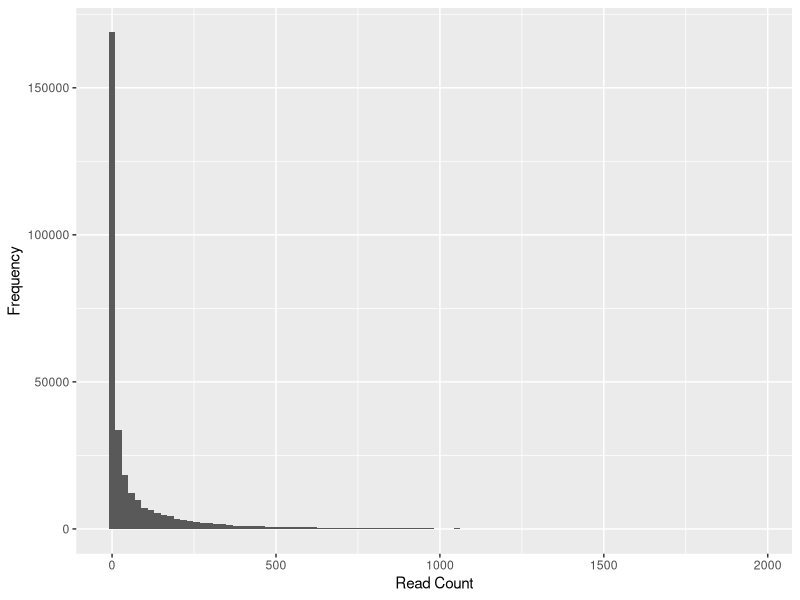
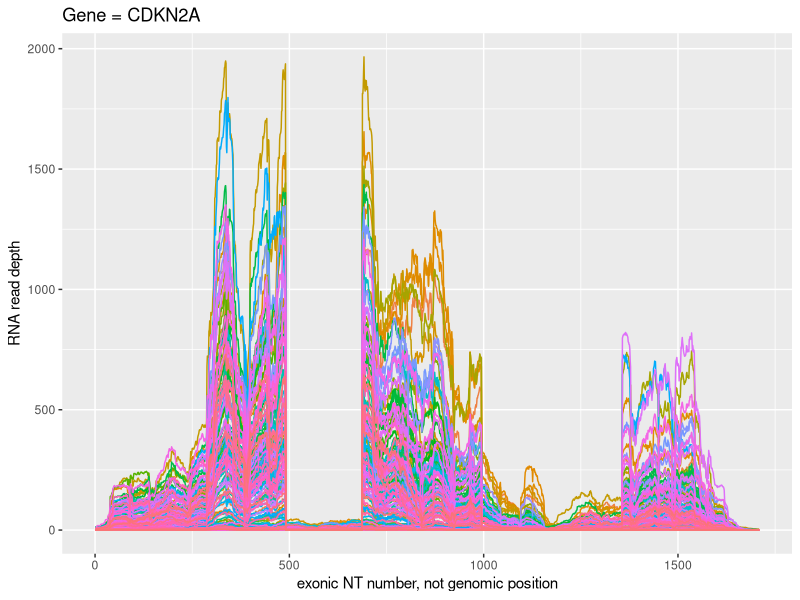
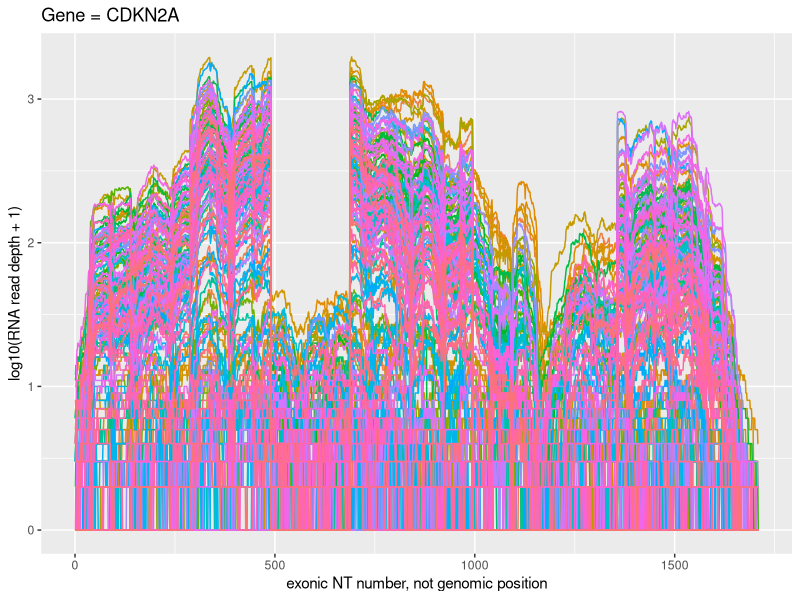

Source code (R) for these figures, in order:
## ---- chunk 1
knitr::opts_chunk$set(echo = TRUE)
## ---- chunk 2
library(tidyverse)
## ---- chunk 3
cases_df <- read.csv("../DerivedData/LungCancer2011CDKN2A.csv",
                      header = TRUE) %>%
  as_tibble
## ---- chunk 4
dim(cases_df)
## ---- chunk 5
cases_df[1:5, 1:5]
## ---- chunk 6
names(cases_df)[-1] = paste0("Case", 1:(ncol(cases_df) - 1))
head(cases_df)
## ---- chunk 7
cases_df <- cases_df %>%
  mutate(NT.Number = 1:nrow(cases_df)) %>%
  select(Genomic.Coords, NT.Number, starts_with("Case"))
cases_df[1:5,1:5]
## ---- chunk 8
x <- cases_df %>%
  select(-Genomic.Coords, -NT.Number) %>%
  as_vector %>%
  as.integer 
data.frame(x = x) %>%
  ggplot(aes(x = x)) +
    geom_histogram(bins = 100) +
  labs(x = "Read Count",
       y = "Frequency")

## ---- chunk 9
table(x)[1:10]
## ---- chunk 10
long_df <- cases_df %>%
  pivot_longer(starts_with("Case"),
               names_to = "Case",
               values_to = "Count")
head(long_df)
## ---- chunk 11
long_df %>%
  ggplot(aes(x= NT.Number, y = Count, group = Case)) +
           geom_line(aes(color = Case)) +
  theme(legend.position = "none") +
  labs(x = "exonic NT number, not genomic position",
       y = "RNA read depth",
       title = "Gene = CDKN2A")
  
## ---- chunk 12
long_df %>%
  ggplot(aes(x= NT.Number, y = log10(Count+1), group = Case)) +
           geom_line(aes(color = Case)) +
  theme(legend.position = "none") +
  labs(x = "exonic NT number, not genomic position",
       y = "log10(RNA read depth + 1)",
       title = "Gene = CDKN2A")
  
## ---- chunk 13
rows_df <- cases_df %>%
  select(-Genomic.Coords, -NT.Number) %>%
  t()
colnames(rows_df) <- cases_df$NT.Number
rows_df[1:5, 1:5]
